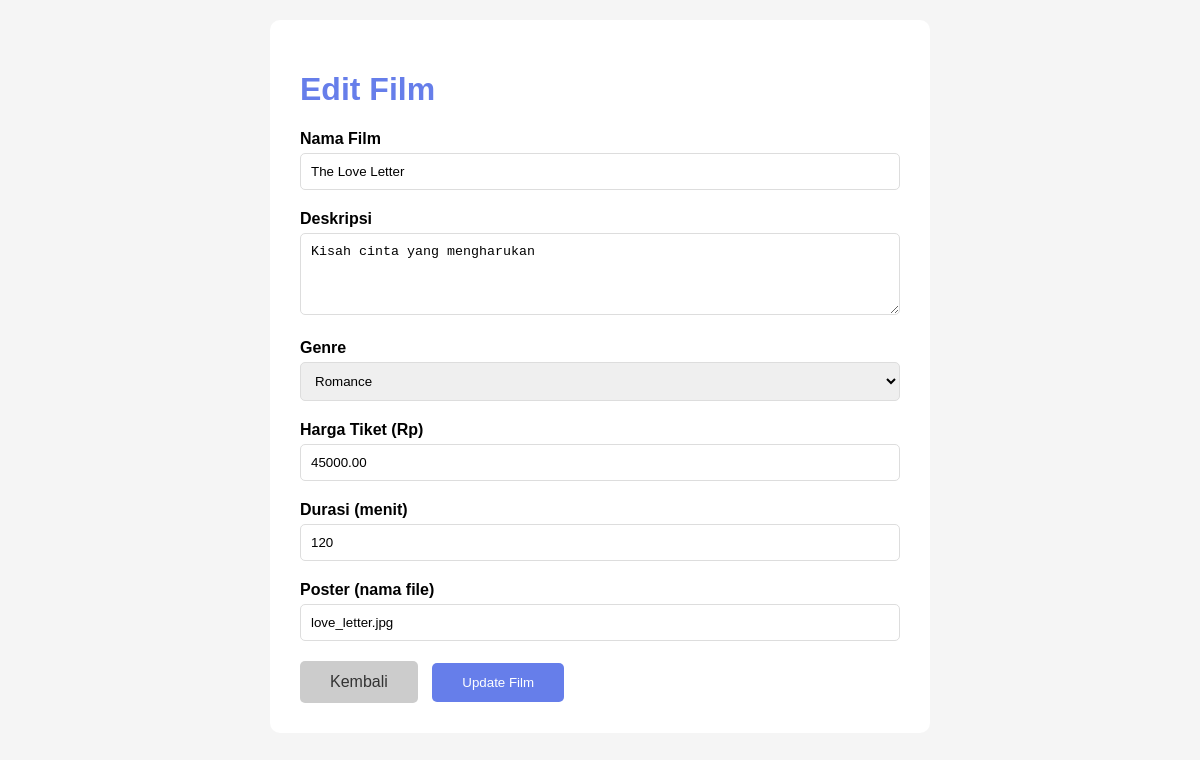
The page /Admin/edit_film.php?id=2 on the database its author committed.
### tables this page shows
CREATE TABLE film (
    id_film INT AUTO_INCREMENT PRIMARY KEY,
    poster VARCHAR(255),
    nama VARCHAR(100) NOT NULL,
    deskripsi TEXT,
    genre VARCHAR(50),
    jadwal_tayang VARCHAR(50),
    harga DECIMAL(10,2) NOT NULL,
    durasi INT
);

### Admin/edit_film.php (the view, shortened to what this page needs)
<?php
require_once '../config.php';
$id = $_GET['id'];
$stmt = $pdo->prepare("SELECT * FROM film WHERE id_film = ?");
$stmt->execute([$id]);
$film = $stmt->fetch(PDO::FETCH_ASSOC);
?>
<!DOCTYPE html>
<html lang="id">
<head>
</head>
<body>
    <div class="container">
        <h1>Edit Film</h1>
        <form method="POST">
            <div class="form-group">
                <label>Nama Film</label>
                <input type="text" name="nama" value="<?= htmlspecialchars($film['nama']) ?>" required>
            </div>
            <div class="form-group">
                <label>Deskripsi</label>
                <textarea name="deskripsi" rows="4" required><?= htmlspecialchars($film['deskripsi']) ?></textarea>
            </div>
            <div class="form-group">
                <label>Genre</label>
                <select name="genre" required>
                    <option value="Romance" <?= $film['genre']=='Romance'?'selected':'' ?>>Romance</option>
                </select>
            </div>
            <div class="form-group">
                <label>Harga Tiket (Rp)</label>
                <input type="number" name="harga" value="<?= $film['harga'] ?>" required>
            </div>
            <div class="form-group">
                <label>Durasi (menit)</label>
                <input type="number" name="durasi" value="<?= $film['durasi'] ?>" required>
            </div>
            <div class="form-group">
                <label>Poster (nama file)</label>
                <input type="text" name="poster" value="<?= htmlspecialchars($film['poster']) ?>">
            </div>
            <a href="index.php" class="btn-back">Kembali</a>
            <button type="submit" class="btn">Update Film</button>
        </form>
    </div>
</body>
</html>

### Admin/edit_film.php (style rules this page uses)
body { font-family: Arial, sans-serif; margin: 20px; background: #f5f5f5; }
.container { max-width: 600px; margin: 0 auto; background: white; padding: 30px; border-radius: 10px; }
h1 { color: #667eea; }
.form-group { margin-bottom: 20px; }
label { display: block; margin-bottom: 5px; font-weight: bold; }
input, textarea, select { width: 100%; padding: 10px; border: 1px solid #ddd; border-radius: 5px; box-sizing: border-box; }
.btn { padding: 12px 30px; background: #667eea; color: white; border: none; border-radius: 5px; cursor: pointer; }
.btn-back { background: #ccc; color: #333; text-decoration: none; display: inline-block; padding: 12px 30px; border-radius: 5px; margin-right: 10px; }

### rows shown on the page
film: nama "The Love Letter", deskripsi "Kisah cinta yang mengharukan", genre "Romance", harga "45000.00", durasi "120", poster "love_letter.jpg"
